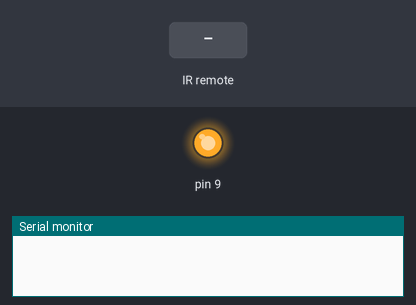
Simulated run of this sketch. Board: Arduino Uno, built with avr-gcc and run on an emulated ATmega328P. On the bench: output pins drawn as LEDs (lit = HIGH), the last lines printed to the serial monitor. Inputs (shaded band) come from the test bench.

Above: at 1.2 s.
1.3 s: infrared code 0x54D50C received
At 1.6 s:
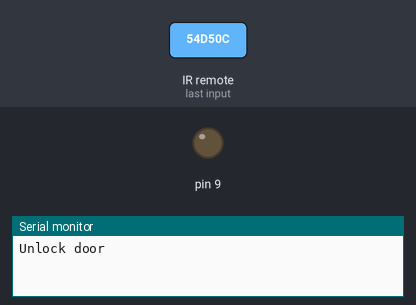
Timing chart, 0 to 4.3 s (numbered marks = the images above; inputs shaded):
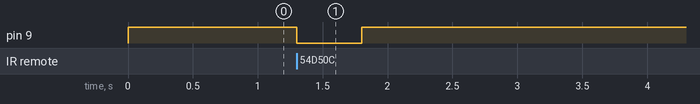

The sketch:

receiver_whiteoffice_door.ino
```cpp
#include <RCSwitch.h>
#include <SoftwareSerial.h>
RCSwitch mySwitch = RCSwitch();
int incomingByte;      // a variable to read incoming serial data into

SoftwareSerial mySerial(12, 13); // RX, TX
void setup() {
  mySerial.begin(9600);
  Serial.begin(9600);
  mySwitch.enableReceive(0);  // Receiver on interrupt 0 => that is pin #2
  pinMode(9,OUTPUT);
  digitalWrite(9,HIGH);
}

void loop() {
  if (mySerial.available()>0) {
    incomingByte =mySerial.read();

  }
  if(incomingByte=='H'){
    Serial.println("Unlock door");
    digitalWrite(9,LOW);
    delay(500);
    digitalWrite(9,HIGH);
    incomingByte=0;
  }
  if (mySwitch.available()) {

    int value = mySwitch.getReceivedValue();

    if (mySwitch.getReceivedValue() == 5559564) {
      Serial.println("Unlock door");
      digitalWrite(9,LOW);
      delay(500);
      digitalWrite(9,HIGH);
    }

    mySwitch.resetAvailable();
  }
}
```

Measured:
- after the input at 1.3 s, pin 9: HIGH → LOW at once, → HIGH 0.50 s later
